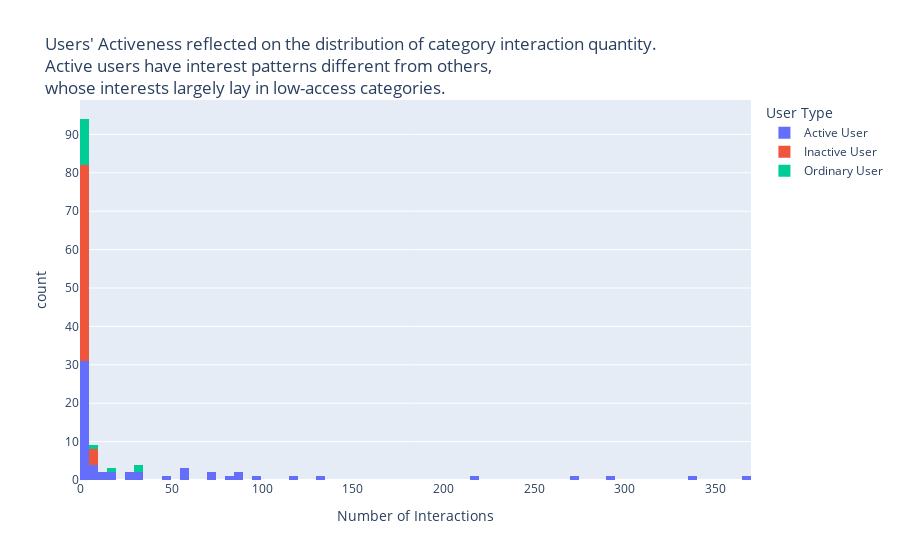

Notebook code cell kept with this figure:
### Markdown cell above
#### 现象1：活跃用户和非活跃用户的交互分布特征相似 大多数访问的地点去的次数很少 只有少数地点去了很多次 这些地点反映用户兴趣

### Code cell
import torch
import plotly.express as px
import numpy as np

# 假设 interaction_matrix 是给定的张量
# Step 1: Identify the most active user (column with max interactions excluding the first row and column)
active_user_idx = category_interaction_matrix[1:, 1:].sum(1).argmax()
active_user = category_interaction_matrix[active_user_idx+1,:].cpu().numpy()

# Step 2: Identify the least active user (column with min interactions excluding the first row and column)
inactive_user_idx = category_interaction_matrix[1:, 1:].sum(1).argmin()
inactive_user = category_interaction_matrix[inactive_user_idx+1,:].cpu().numpy()

# 计算均值
mean_interaction = category_interaction_matrix[1:,1:].mean(dtype=torch.float32)
ordinary_user_idx = (abs(category_interaction_matrix[1:,1:] - mean_interaction)).argmin()
ordinary_user=category_interaction_matrix[ordinary_user_idx+1,:].cpu().numpy()

# Step 3: Filter out zeros
active_user = active_user[active_user > 0]
inactive_user = inactive_user[inactive_user > 0]
ordinary_user=ordinary_user[ordinary_user>0]

# Step 4: Create DataFrames for Plotly
active_df = pd.DataFrame({"Interactions": active_user, "User Type": "Active User"})
inactive_df = pd.DataFrame({"Interactions": inactive_user, "User Type": "Inactive User"})
ordinary_df= pd.DataFrame({"Interactions": ordinary_user, "User Type": "Ordinary User"})

# Combine both for easier plotting
combined_df = pd.concat([active_df, inactive_df,ordinary_df])
print(active_user.sum(),inactive_user.sum(),ordinary_user.sum())
# Step 5: Plot histograms using Plotly

fig = px.histogram(
    combined_df,
    x="Interactions",
    color="User Type",
    title="Users' Activeness reflected on the distribution of category interaction quantity.<br>"
          "Active users have interest patterns different from others,<br>"
          "whose interests largely lay in low-access categories.<br>"
          "How to distinguish different activeness with the distribution of categories interaction"
          ,
    labels={"Interactions": "Number of Interactions", "User Type": "User Type"},
    nbins=100,  # Adjust the number of bins as needed
)

fig.show()

### Figure 1 — Plotly figure (JSON) as saved in the notebook; plotly's stock layout.template omitted (floating-point values rounded to 4 significant figures)
{"data": [{"alignmentgroup": "True", "bingroup": "x", "hovertemplate": "User Type=Active User<br>Number of Interactions=%{x}<br>count=%{y}<extra></extra>", "legendgroup": "Active User", "marker": {"color": "#636efa", "pattern": {"shape": ""}}, "name": "Active User", "nbinsx": 100, "offsetgroup": "Active User", "orientation": "v", "showlegend": true, "type": "histogram", "x": [369, 2, 15, 1, 72, 11, 7, 1, 1, 3, 338, 95, 119, 72, 4, 89, 5, 4, 1, 1, 270, 31, 1, 219, 13, 26, 27, 1, 3, 15, 1, 6, 291, 86, 9, 1, 55, 58, 46, 1, 4, 2, 4, 1, 1, 1, 33, 1, 1, 1, 2, 82, 1, 2, 130, 57, 1, 1, 1, 1], "xaxis": "x", "yaxis": "y"}, {"alignmentgroup": "True", "bingroup": "x", "hovertemplate": "User Type=Inactive User<br>Number of Interactions=%{x}<br>count=%{y}<extra></extra>", "legendgroup": "Inactive User", "marker": {"color": "#EF553B", "pattern": {"shape": ""}}, "name": "Inactive User", "nbinsx": 100, "offsetgroup": "Inactive User", "orientation": "v", "showlegend": true, "type": "histogram", "x": [1, 1, 4, 1, 1, 4, 1, 5, 3, 3, 1, 1, 1, 1, 2, 1, 1, 1, 1, 1, 1, 1, 1, 1, 2, 7, 5, 1, 1, 2, 2, 2, 3, 1, 1, 1, 1, 1, 3, 1, 1, 1, 3, 2, 1, 1, 1, 1, 1, 1, 3, 1, 1, 1, 8], "xaxis": "x", "yaxis": "y"}, {"alignmentgroup": "True", "bingroup": "x", "hovertemplate": "User Type=Ordinary User<br>Number of Interactions=%{x}<br>count=%{y}<extra></extra>", "legendgroup": "Ordinary User", "marker": {"color": "#00cc96", "pattern": {"shape": ""}}, "name": "Ordinary User", "nbinsx": 100, "offsetgroup": "Ordinary User", "orientation": "v", "showlegend": true, "type": "histogram", "x": [33, 18, 34, 1, 1, 8, 1, 1, 4, 1, 1, 1, 2, 1, 1, 1], "xaxis": "x", "yaxis": "y"}], "layout": {"barmode": "relative", "legend": {"title": {"text": "User Type"}, "tracegroupgap": 0}, "title": {"text": "Users' Activeness reflected on the distribution of category interaction quantity.<br>Active users have interest patterns different from others,<br>whose interests largely lay in low-access categories.<br>"}, "xaxis": {"anchor": "y", "domain": [0, 1], "title": {"text": "Number of Interactions"}}, "yaxis": {"anchor": "x", "domain": [0, 1], "title": {"text": "count"}}}}
